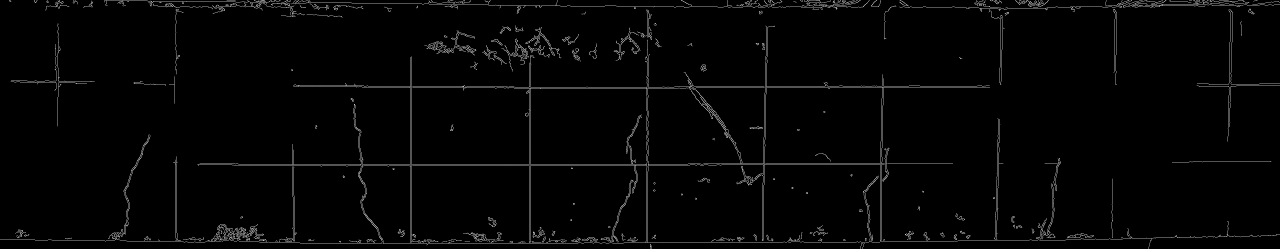
#> input picture code/results/concrete_edges.jpg, 3840 x 745 px (shown at 1/3 size)
$ python gabor.py   (older library calls are emulated)
#> lines starting #> are read from the running program, lines starting #| are printed output that depends on the picture
# -*- coding: utf-8 -*-
"""
Created on Wed Jan  1 14:23:28 2025

@author: luca
"""

import numpy as np
import cv2
import matplotlib.pyplot as plt

# --- Gabor filtering for texture features ---
ksize = 5  #Use size that makes sense to the image and fetaure size. Large may not be good.
#On the synthetic image it is clear how ksize affects imgae (try 5 and 50)
sigma = 5 #Large sigma on small features will fully miss the features.
theta = 1*np.pi/1.33  #/4 shows horizontal 3/4 shows other horizontal. Try other contributions
lamda = 1*np.pi/4  #1/4 works best for angled.
gamma=0.8  #Value of 1 defines spherical. Calue close to 0 has high aspect ratio
#Value of 1, spherical may not be ideal as it picks up features from other regions.
phi = 1  #Phase offset. I leave it to 0. (For hidden pic use 0.8)


kernel = cv2.getGaborKernel((ksize, ksize), sigma, theta, lamda, gamma, phi, ktype=cv2.CV_32F)

plt.imshow(kernel)

plt.show()
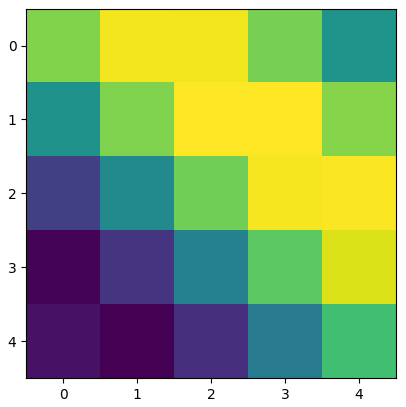
#> figure drawn by matplotlib, 1 panel

img = cv2.imread(r"results/concrete_edges.jpg")
#> img is the input picture: shape (745, 3840, 3); min 0, max 255, mean 4.7
#img = cv2.imread(r"images/concrete_crack.jpg")
#img = cv2.imread(r'C:\Users\luca\Desktop\git_repo\gabor_filter\code\images\zebra.jpg')  #Image source wikipedia: https://en.wikipedia.org/wiki/Plains_zebra
# img = cv2.imread('./images/synthetic.jpg') #USe ksize:15, s:5, q:pi/2, l:pi/4, g:0.9, phi:0.8
plt.imshow(img, cmap='gray')
plt.show()


img = cv2.cvtColor(img, cv2.COLOR_BGR2GRAY)
#> img: shape (745, 3840)
fimg = cv2.filter2D(img, cv2.CV_8UC3, kernel)
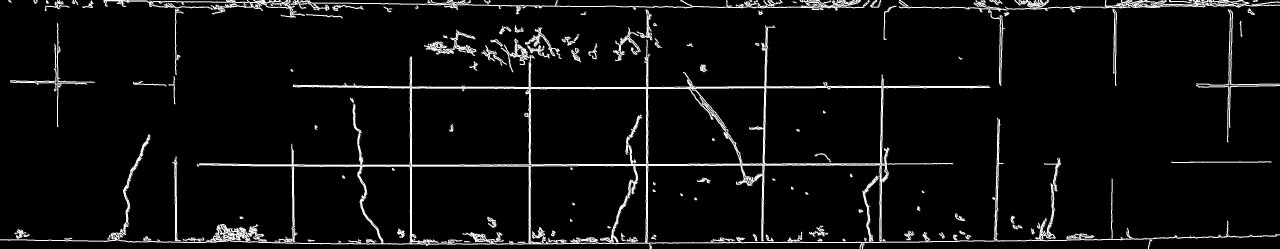
#> fimg: shape (745, 3840) (shown at 1/3 size); min 0, max 255, mean 14.2

# [11 lines of commented-out code are left out]

kernel_resized = cv2.resize(kernel, (200, 200))
# Plot results
fig, ax = plt.subplots(1, 2, figsize=(10, 5))

# Display the Gabor kernel
ax[0].imshow(kernel_resized)
ax[0].set_title("Gabor Kernel")
ax[0].axis("off")

# Display the filtered image
ax[1].imshow(fimg, cmap='gray')
ax[1].set_title("Filtered Image")
ax[1].axis("off")

plt.tight_layout()
plt.show()
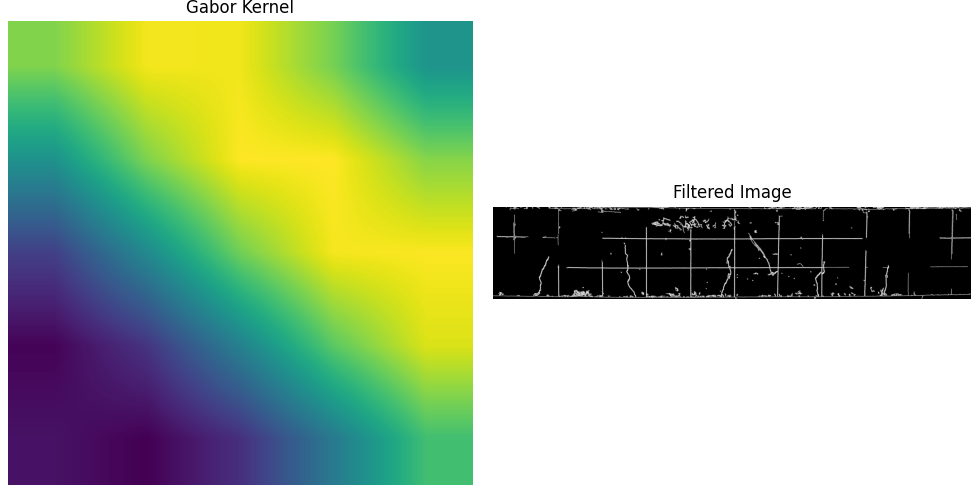
#> figure drawn by matplotlib, 2 panels

# --- Gabor filtering for horizontal and vertical lines ---
# Settings for line detection
ksize = 11  # slightly bigger kernel to match large lines
sigma = 5
lamda = 10  # wavelength of sinusoidal components
gamma = 0.5  # < 1 makes kernel more elongated
phi = 0  # phase shift

# Filter 1: Vertical (theta = 0)
kernel_v = cv2.getGaborKernel((ksize, ksize), sigma, 0, lamda, gamma, psi=phi)

# Filter 2: Horizontal (theta = pi/2)
kernel_h = cv2.getGaborKernel((ksize, ksize), sigma, np.pi/2, lamda, gamma, psi=phi)

# Apply to grayscale image
filtered_v = cv2.filter2D(img, -1, kernel_v)  # highlights vertical components
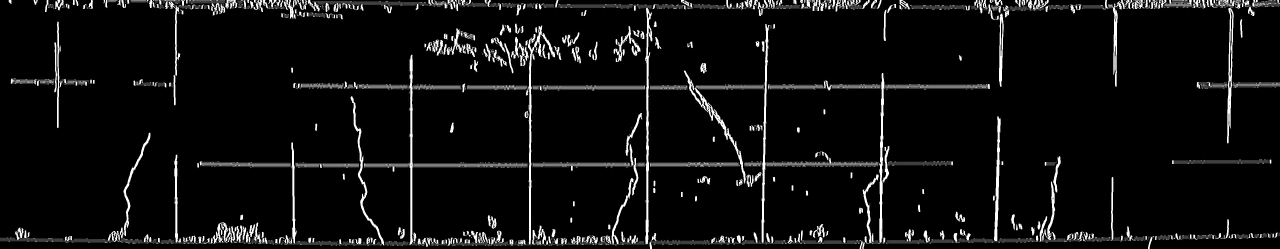
#> filtered_v: shape (745, 3840) (shown at 1/3 size); min 0, max 255, mean 14.8
filtered_h = cv2.filter2D(img, -1, kernel_h)  # highlights horizontal components
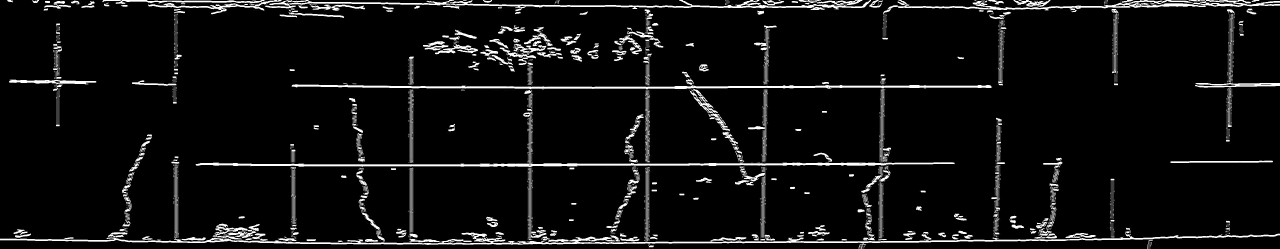
#> filtered_h: shape (745, 3840) (shown at 1/3 size); min 0, max 255, mean 15.8

# Combine both filtered results
filtered_lines = cv2.max(filtered_v, filtered_h)  # merges both
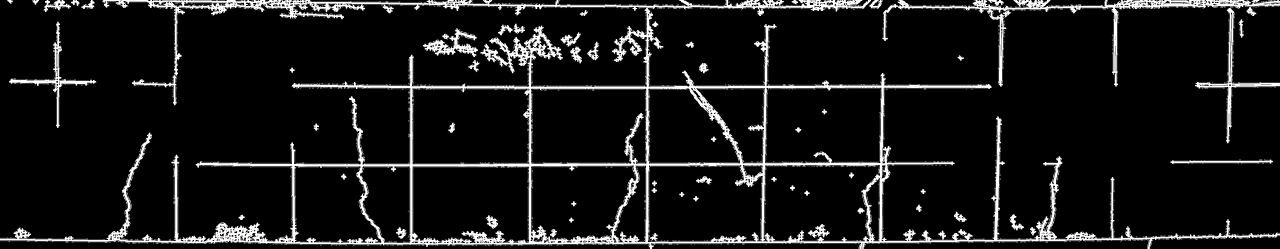
#> filtered_lines: shape (745, 3840) (shown at 1/3 size); min 0, max 255, mean 23.2

# Show results
plt.figure(figsize=(12, 4))
plt.subplot(1, 3, 1)
plt.title('Vertical lines')
plt.imshow(filtered_v, cmap='gray')
plt.axis('off')
plt.subplot(1, 3, 2)
plt.title('Horizontal lines')
plt.imshow(filtered_h, cmap='gray')
plt.axis('off')
plt.subplot(1, 3, 3)
plt.title('Combined lines')
plt.imshow(filtered_lines, cmap='gray')
plt.axis('off')
plt.tight_layout()
plt.show()
